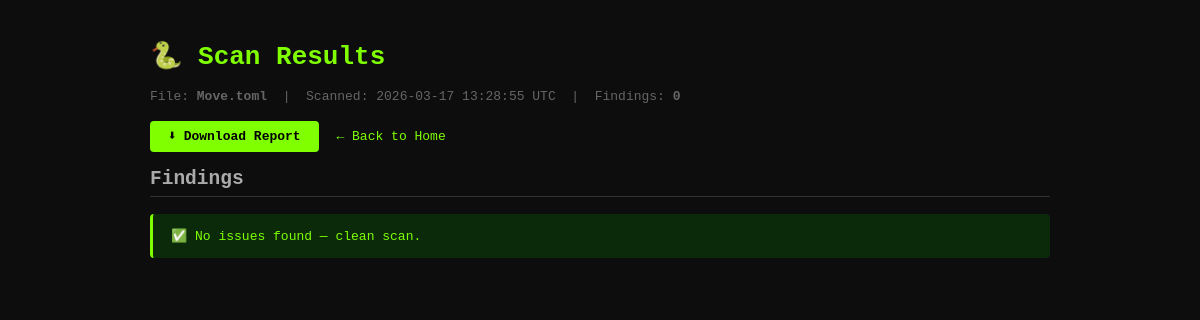
Screenshot of /results/2 with the database file from the repository.
### tables this page shows
CREATE TABLE scans (
            id INTEGER PRIMARY KEY AUTOINCREMENT,
            filename TEXT NOT NULL,
            scanned_at TEXT NOT NULL,
            total_findings INTEGER DEFAULT 0,
            report_path TEXT
        );

### app.py (the view)
@app.route("/results/<int:scan_id>")
def results(scan_id):
    conn = get_connection()
    scan = conn.execute("SELECT * FROM scans WHERE id = ?", (scan_id,)).fetchone()
    findings = conn.execute("SELECT * FROM findings WHERE scan_id = ?", (scan_id,)).fetchall()
    conn.close()
    if not scan:
        flash("Scan not found.")
        return redirect(url_for("index"))
    return render_template("results.html", scan=scan, findings=findings)

### database.py (called while the page is built)
def get_connection():
    conn = sqlite3.connect(DB_PATH)
    conn.row_factory = sqlite3.Row  # lets you access columns by name
    return conn

### templates/results.html (shortened to what this page needs)
<!DOCTYPE html>
<html lang="en">
<head>
</head>
<body>
  <h1>🐍 Scan Results</h1>
  <div class="meta">
    File: <strong>{{ scan['filename'] }}</strong> &nbsp;|&nbsp;
    Scanned: {{ scan['scanned_at'][:19].replace('T',' ') }} UTC &nbsp;|&nbsp;
    Findings: <strong>{{ scan['total_findings'] }}</strong>
  </div>
  <div class="actions">
    <a class="btn" href="/download/{{ scan['id'] }}">⬇ Download Report</a>
    <a href="/">← Back to Home</a>
  </div>
  <h2>Findings</h2>
  {% if findings %}
    {% for f in findings %}
    <div class="finding">
      <div class="rule">{{ f['rule'] }}</div>
      <div class="file">{{ f['file'] }}</div>
      <div class="msg">{{ f['message'] }}</div>
    </div>
    {% endfor %}
  {% else %}
    <div class="clean">✅ No issues found — clean scan.</div>
  {% endif %}
</body>
</html>

### templates/results.html (style rules this page uses)
body { font-family: monospace; background: #0d0d0d; color: #e0e0e0; max-width: 900px; margin: 40px auto; padding: 0 20px; }
h1 { color: #7fff00; }
h2 { color: #aaa; border-bottom: 1px solid #333; padding-bottom: 6px; }
a { color: #7fff00; text-decoration: none; }
.meta { color: #666; font-size: 13px; margin-bottom: 24px; }
.clean { background: #0a2a0a; border-left: 3px solid #7fff00; padding: 14px 18px; border-radius: 4px; color: #7fff00; }
.actions { margin-bottom: 24px; }
.btn { background: #7fff00; color: #000; padding: 8px 18px; border-radius: 4px; font-weight: bold; font-size: 13px; margin-right: 10px; }

### rows the page displays
scans: filename "Move.toml", scanned_at "2026-03-17 13:28:55", total_findings "0"
